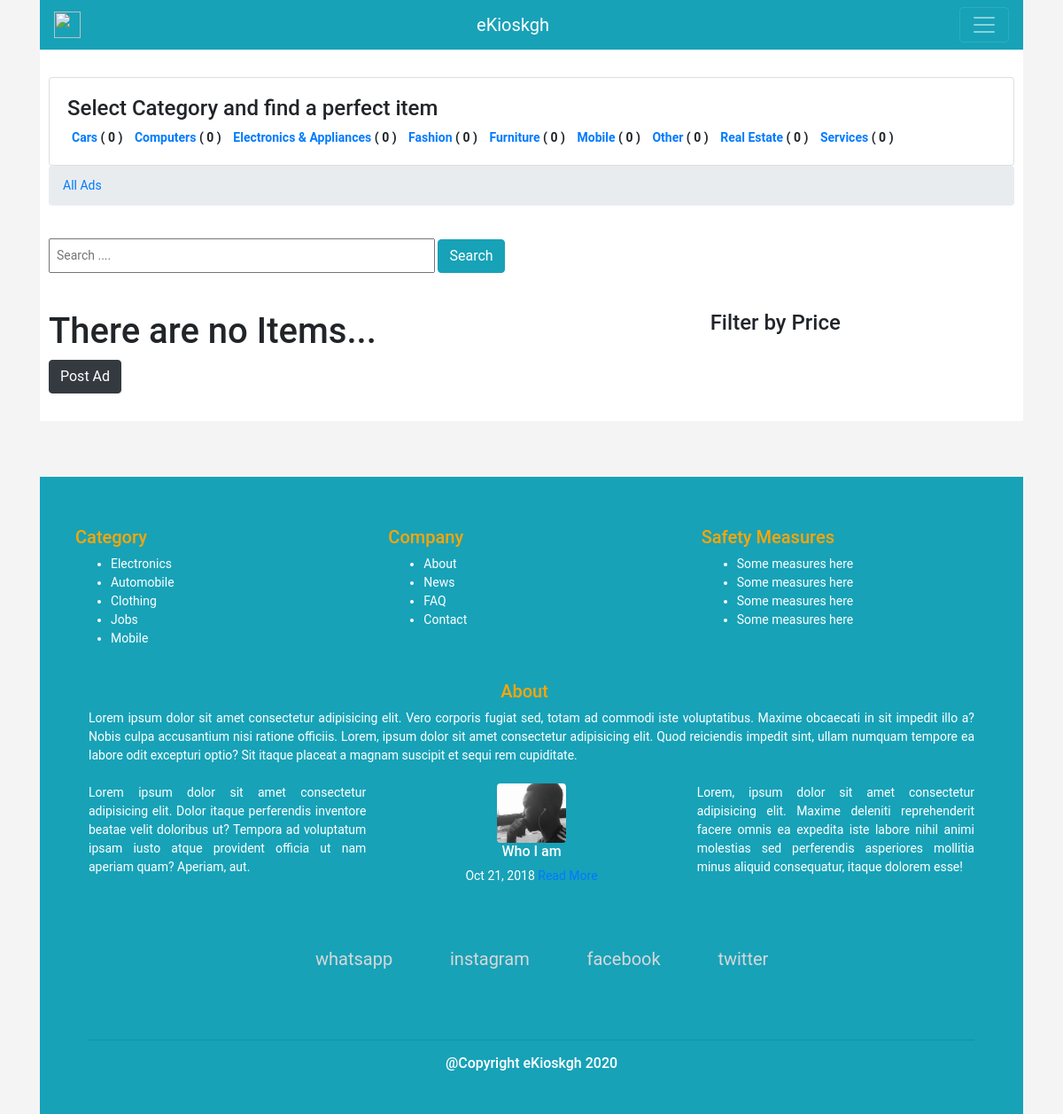
The page / on the database its author committed.
### product/models.py (models this page shows, shortened)
class Category(models.Model):
    category_name = models.CharField(max_length=50)
    image = models.ImageField(upload_to='category/', blank=True, null=True)
    slug = models.SlugField(blank=True, null=True)
    class Meta:
        verbose_name = 'category'
        verbose_name_plural = 'Categories'
    def __str__(self):
        return self.category_name

### product/views.py (the view, shortened to what this page needs)
# urls.py: path('', views.productlist, name='product_list'),
def productlist(request, category_slug=None):
    category = None
    productlist = Product.objects.all()
    categorylist = Category.objects.annotate(total_product=Count('product'))
    if category_slug:
        category = get_object_or_404(Category, slug=category_slug)
        productlist = productlist.filter(category=category)
    search_query = request.GET.get('q')
    paginator = Paginator(productlist, 10)
    page = request.GET.get('page')
    productlist = paginator.get_page(page)
    template = 'product/product_list.html'
    context = {'product_list':productlist, 'category_list':categorylist, 'category':category }
    return render(request,  template, context)

### product/templates/product/product_list.html (shortened to what this page needs)
{% extends 'base.html' %}
{% block content %}
{% load static %}
<link rel="stylesheet" href="{% static 'css/main.css' %}">
<br>
<div class="card">
    <div id="cardbody" class="card-body">
        <h4>Select Category and find a perfect item </h4>
        {% for category in category_list%}
        <b id="catlist">
            <a href="{% url 'products:product_list_category' category.slug %}"> {{category}}</a>
            <spann class="num-of-adds">( {{category.total_product}} )</spann>
        </b>
        {% endfor %}
    </div>
</div>
<nav aria-label="breadcrumb" role="navigation">
    <ol class="breadcrumb">
        <li class="breadcrumb-item"><a href="{% url 'products:product_list'%}">All Ads</a></li>
    </ol>
</nav>
<br>
<div class="row">
    <div class="col-md">
        <form class="header-search-form" method="GET" action="{% url 'products:product_list'%}">
            <input id="searchinput" name="q" type="text" placeholder="Search ....">
            <input id="searchbutton" type="button" class="btn btn-info" type="submit" value="Search">
        </form>
        <br>
        <br>
    </div>
</div>
<div class="row">
    <div class="col-md-8">
        {% for product in product_list %}
        <div class="container-box">
            <a id="cardd" href="{% url 'products:product_detail' product.slug %}">
                <div class="container-prodlisting">
                    <div class="image--2hizm">
                        <img class="image-product"
                            src="{% if product.image_thumbnail %}{{ product.image_thumbnail.url }}{% endif %}"
                            alt="img not found">
                    </div>
                    <div id="prod-text" class="contents">
                        <span> <b> {{product.title}} </b></span>
                        <div>
                            <div></div>
                            <div><strong id="prodprice">GH₵ {{product.price}}</strong></div>
                            <div><span>{{ product.category}}, {{ product.brand}} </span></div>
                            <div> {{ product.date.date }} </div>
                        </div>
                    </div>
                </div>
            </a>
        </div>
        {% empty %}
        <h1>There are no Items...</h2>
            <a href="{% url 'products:postad' %}"> <input type="submit" class="btn btn-dark" value="Post Ad"></a>
            {% endfor %}
    </div>
    <div class="col-md-4">
        <h4>Filter by Price</h4>
    </div>
</div>
<br>
</div>
{% endblock content %}

### templates/base.html (shortened to what this page needs)
{% load static %}
<!doctype html>
<html lang="en">
<head>
  <link rel="stylesheet" href="{% static 'css/bootstrap.min.css' %}">
  <link rel="stylesheet" href="{% static 'css/main.css' %}">
  <link rel="stylesheet" href="{% static 'css/font-awesome.min.css' %}">
  <link rel="stylesheet" href="{% static 'css/font-awesome.scss' %}">
  <link rel="stylesheet" href="{% static 'css/all.css' %}">
  <link rel="stylesheet" href="{% static 'css/magnific-popup.css' %}">
</head>
<body class="container">
  <nav class="navbar navbar-dark bg-info">
    <img id="logo" src="" alt="">
    <a class="navbar-brand" href="{% url 'products:product_list' %}">eKioskgh</a>
    <button class="navbar-toggler" type="button" data-toggle="collapse" data-target="#navbarNav"
      aria-controls="navbarNav" aria-expanded="false" aria-label="Toggle navigation">
      <span class="navbar-toggler-icon"></span>
    </button>
  </nav>
  <div id="main_body" class="container">
    {% block content %}
    {% endblock %}
    <br>
    <br>
    <br>
  <div id="footer" class="footer-about">
    <div class="footer">
      <div id="footer_about" class="row">
        <div class="container">
        </div>
      </div>
      <div class="row">
        <div class="col-md-4">
          <h5 class="info">Category</h5>
          <ul>
            <li>Electronics</li>
            <li>Automobile</li>
            <li>Clothing</li>
            <li>Jobs</li>
            <li>Mobile</li>
          </ul>
        </div>
        <div class="col-md-4">
          <h5 class="info">Company</h5>
          <ul>
            <li>About</li>
            <li>News</li>
            <li>FAQ</li>
            <li>Contact</li>
          </ul>
        </div>
        <div class="col-md-4">
          <h5 class="info">Safety Measures</h5>
          <ul>
            <li>Some measures here</li>
            <li>Some measures here</li>
            <li>Some measures here</li>
            <li>Some measures here</li>
          </ul>
        </div>
      </div>
    </div>
    <br>
    <div class="container">
      <div class="row">
        <div class="col-md-12 text-center">
          <h5 class="text-center info">About</h5>
          <div class="col-md6 text-justify">
            Lorem ipsum dolor sit amet consectetur adipisicing elit. Vero corporis fugiat sed, totam ad commodi iste
            voluptatibus. Maxime obcaecati in sit impedit illo a? Nobis culpa accusantium nisi ratione officiis.
            Lorem, ipsum dolor sit amet consectetur adipisicing elit. Quod reiciendis impedit sint, ullam numquam
            tempore ea labore odit excepturi optio? Sit itaque placeat a magnam suscipit et sequi rem cupiditate.
          </div>
        </div>
      </div>
    </div>
    <br>
    <div class="container">
      <div class="row">
        <div class="col-md-4 text-justify">
          Lorem ipsum dolor sit amet consectetur adipisicing elit. Dolor itaque perferendis inventore beatae velit
          doloribus ut? Tempora ad voluptatum ipsam iusto atque provident officia ut nam aperiam quam? Aperiam, aut.
        </div>
        <div class="col-md-4 text-center">
          <div class="lp-item">
            <div class="lp-thumb set-bg"> <img class="rounded w-25" src="{% static 'img/profile.jpg' %}"
                alt="not found"> </div>
            <div class="lp-content">
              <h6>Who I am</h6>
              <span>Oct 21, 2018</span>
              <a href="#" class="readmore">Read More</a>
            </div>
          </div>
        </div>
        <div class="col-md-4 text-justify">
          Lorem, ipsum dolor sit amet consectetur adipisicing elit. Maxime deleniti reprehenderit facere omnis ea
          expedita iste labore nihil animi molestias sed perferendis asperiores mollitia minus aliquid consequatur,
          itaque dolorem esse!
        </div>
      </div>
    </div>
    <div id="social_media" class="row">
      <div class="container">
        <div class="social-links">
          <a href="https://wa.me/+233243186008"><i id="favi" class="fab fa-whatsapp"></i><span id="favit">whatsapp</span></a>
          <a href=""><i id="favi" class="fab fa-instagram"></i><span id="favit">instagram</span></a>
          <a href=""><i id="favi" class="fab fa-facebook"></i><span id="favit">facebook</span></a>
          <a href=""><i id="favi" class="fab fa-twitter"></i><span id="favit">twitter</span></a>
        </div>
      </div>
    </div>
    <div id="fotcopy" class="container">
      <hr>
      <h6> @Copyright eKioskgh 2020 </h6>
    </div>
  </div>
</body>
</html>

### static/css/main.css (style rules this page uses)
body { font-family: "Roboto", sans-serif; padding: 0; margin: 0; font-size: 14px; background-color: #f4f4f4; }
#main_body { background-color: #ffff; padding: 10px; }
#footer { padding: 40px; background-color: black; color: white; width: 100%; }
#footer #fotcopy { text-align: center; }
#logo { width: 30px; height: 30px; }
#searchinput { width: 40%; }
#searchinput[type=text] { color: black; padding: 7px; }
a,a * { text-decoration: none !important; }
#catlist { padding: 5px; list-style: none; }
#footer { background-color: #17a2b8!important; }
#footer_about { text-align: center; }
#favi { font-size: 30px; color: #d7d7d7; margin-right: 19px; overflow: hidden; }
#favit { font-size: 20px; color: #d7d7d7; margin-right: 19px; overflow: hidden; }
#social_media { text-align: center; padding: 60px; }
.info { color: orange; margin-right: 16px; }

### static/css/all.css (style rules this page uses)
.fa, .fas, .far, .fal, .fad, .fab { -moz-osx-font-smoothing: grayscale; -webkit-font-smoothing: antialiased; display: inline-block; font-style: normal; font-variant: normal; text-rendering: auto; line-height: 1; }
.fa-facebook:before { content: "\f09a"; }
.fa-instagram:before { content: "\f16d"; }
.fa-twitter:before { content: "\f099"; }
.fa-whatsapp:before { content: "\f232"; }
.fab { font-family: 'Font Awesome 5 Brands'; }

### rows shown on the page
Category: category_name "Cars", total_product "0"
Category: category_name "Computers", total_product "0"
Category: category_name "Electronics & Appliances", total_product "0"
Category: category_name "Fashion", total_product "0"
Category: category_name "Furniture", total_product "0"
Category: category_name "Mobile", total_product "0"
Category: category_name "Other", total_product "0"
Category: category_name "Real Estate", total_product "0"
Category: category_name "Services", total_product "0"
